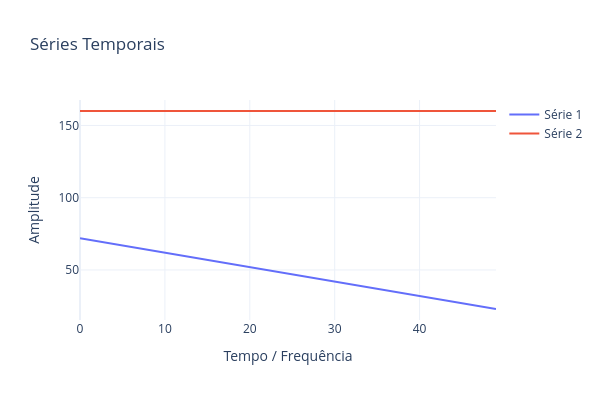
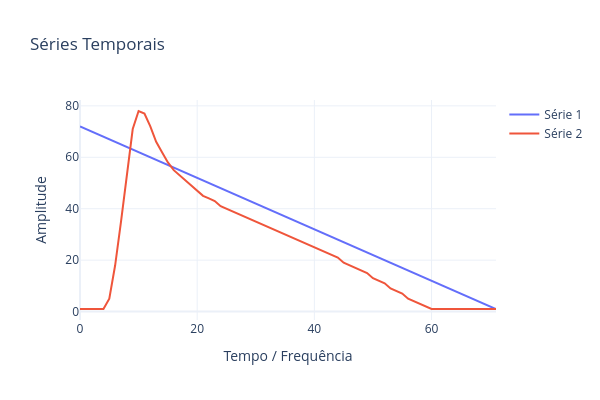

Notebook cell for these charts, in order:
### Code cell
e=50
yR = teda.rulR[:e]
#yP = teda.rulP[:e]
yP=np.ones(len(teda.rulR))[:e]*160

#print(MAPE(yR,yP))
print(wMAPE(yR,yP))
PlotSeriesPLY(ySeries=[yR,yP])
e=None
yR = teda.rulR[:e]
yP = teda.rulP[:e]
PlotSeriesPLY(ySeries=[yR,yP])

print(MAPE(yR,yP))

### Figure 1 — Plotly figure (JSON) as saved in the notebook; plotly's stock layout.template omitted (floating-point values rounded to 4 significant figures)
{"data": [{"mode": "lines", "name": "Série 1", "type": "scatter", "x": [0, 1, 2, 3, 4, 5, 6, 7, 8, 9, 10, 11, 12, 13, 14, 15, 16, 17, 18, 19, 20, 21, 22, 23, 24, 25, 26, 27, 28, 29, 30, 31, 32, 33, 34, 35, 36, 37, 38, 39, 40, 41, 42, 43, 44, 45, 46, 47, 48, 49], "xaxis": "x", "y": [72.0, 71.0, 70.0, 69.0, 68.0, 67.0, 66.0, 65.0, 64.0, 63.0, 62.0, 61.0, 60.0, 59.0, 58.0, 57.0, 56.0, 55.0, 54.0, 53.0, 52.0, 51.0, 50.0, 49.0, 48.0, 47.0, 46.0, 45.0, 44.0, 43.0, 42.0, 41.0, 40.0, 39.0, 38.0, 37.0, 36.0, 35.0, 34.0, 33.0, 32.0, 31.0, 30.0, 29.0, 28.0, 27.0, 26.0, 25.0, 24.0, 23.0], "yaxis": "y"}, {"mode": "lines", "name": "Série 2", "type": "scatter", "x": [0, 1, 2, 3, 4, 5, 6, 7, 8, 9, 10, 11, 12, 13, 14, 15, 16, 17, 18, 19, 20, 21, 22, 23, 24, 25, 26, 27, 28, 29, 30, 31, 32, 33, 34, 35, 36, 37, 38, 39, 40, 41, 42, 43, 44, 45, 46, 47, 48, 49], "xaxis": "x", "y": [160.0, 160.0, 160.0, 160.0, 160.0, 160.0, 160.0, 160.0, 160.0, 160.0, 160.0, 160.0, 160.0, 160.0, 160.0, 160.0, 160.0, 160.0, 160.0, 160.0, 160.0, 160.0, 160.0, 160.0, 160.0, 160.0, 160.0, 160.0, 160.0, 160.0, 160.0, 160.0, 160.0, 160.0, 160.0, 160.0, 160.0, 160.0, 160.0, 160.0, 160.0, 160.0, 160.0, 160.0, 160.0, 160.0, 160.0, 160.0, 160.0, 160.0], "yaxis": "y"}], "layout": {"height": 400, "title": {"text": "Séries Temporais"}, "width": 600, "xaxis": {"anchor": "y", "domain": [0, 1], "title": {"text": "Tempo / Frequência"}}, "yaxis": {"anchor": "x", "domain": [0, 1], "title": {"text": "Amplitude"}}}}

### Figure 2 — Plotly figure (JSON) as saved in the notebook; plotly's stock layout.template omitted (floating-point values rounded to 4 significant figures)
{"data": [{"mode": "lines", "name": "Série 1", "type": "scatter", "x": [0, 1, 2, 3, 4, 5, 6, 7, 8, 9, 10, 11, 12, 13, 14, 15, 16, 17, 18, 19, 20, 21, 22, 23, 24, 25, 26, 27, 28, 29, 30, 31, 32, 33, 34, 35, 36, 37, 38, 39, 40, 41, 42, 43, 44, 45, 46, 47, 48, 49, 50, 51, 52, 53, 54, 55, 56, 57, 58, 59, 60, 61, 62, 63, 64, 65, 66, 67, 68, 69, 70, 71], "xaxis": "x", "y": [72.0, 71.0, 70.0, 69.0, 68.0, 67.0, 66.0, 65.0, 64.0, 63.0, 62.0, 61.0, 60.0, 59.0, 58.0, 57.0, 56.0, 55.0, 54.0, 53.0, 52.0, 51.0, 50.0, 49.0, 48.0, 47.0, 46.0, 45.0, 44.0, 43.0, 42.0, 41.0, 40.0, 39.0, 38.0, 37.0, 36.0, 35.0, 34.0, 33.0, 32.0, 31.0, 30.0, 29.0, 28.0, 27.0, 26.0, 25.0, 24.0, 23.0, 22.0, 21.0, 20.0, 19.0, 18.0, 17.0, 16.0, 15.0, 14.0, 13.0, 12.0, 11.0, 10.0, 9.0, 8.0, 7.0, 6.0, 5.0, 4.0, 3.0, 2.0, 1.0], "yaxis": "y"}, {"mode": "lines", "name": "Série 2", "type": "scatter", "x": [0, 1, 2, 3, 4, 5, 6, 7, 8, 9, 10, 11, 12, 13, 14, 15, 16, 17, 18, 19, 20, 21, 22, 23, 24, 25, 26, 27, 28, 29, 30, 31, 32, 33, 34, 35, 36, 37, 38, 39, 40, 41, 42, 43, 44, 45, 46, 47, 48, 49, 50, 51, 52, 53, 54, 55, 56, 57, 58, 59, 60, 61, 62, 63, 64, 65, 66, 67, 68, 69, 70, 71], "xaxis": "x", "y": [1.0, 1.0, 1.0, 1.0, 1.0, 5.0, 18.0, 35.0, 54.0, 71.0, 78.0, 77.0, 72.0, 66.0, 62.0, 58.0, 55.0, 53.0, 51.0, 49.0, 47.0, 45.0, 44.0, 43.0, 41.0, 40.0, 39.0, 38.0, 37.0, 36.0, 35.0, 34.0, 33.0, 32.0, 31.0, 30.0, 29.0, 28.0, 27.0, 26.0, 25.0, 24.0, 23.0, 22.0, 21.0, 19.0, 18.0, 17.0, 16.0, 15.0, 13.0, 12.0, 11.0, 9.0, 8.0, 7.0, 5.0, 4.0, 3.0, 2.0, 1.0, 1.0, 1.0, 1.0, 1.0, 1.0, 1.0, 1.0, 1.0, 1.0, 1.0, 1.0], "yaxis": "y"}], "layout": {"height": 400, "title": {"text": "Séries Temporais"}, "width": 600, "xaxis": {"anchor": "y", "domain": [0, 1], "title": {"text": "Tempo / Frequência"}}, "yaxis": {"anchor": "x", "domain": [0, 1], "title": {"text": "Amplitude"}}}}
